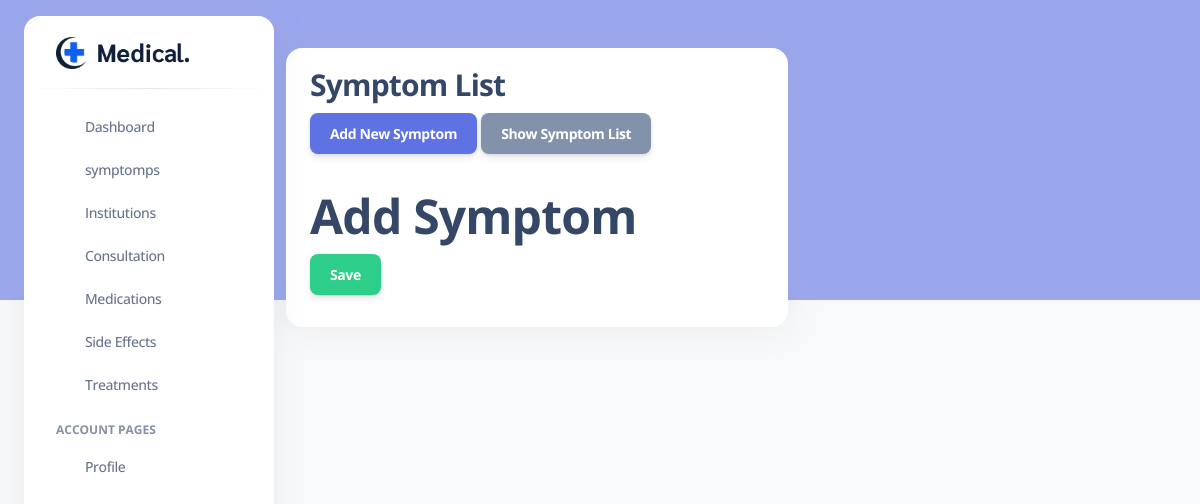
Before: /symptoms/ with the older database file.
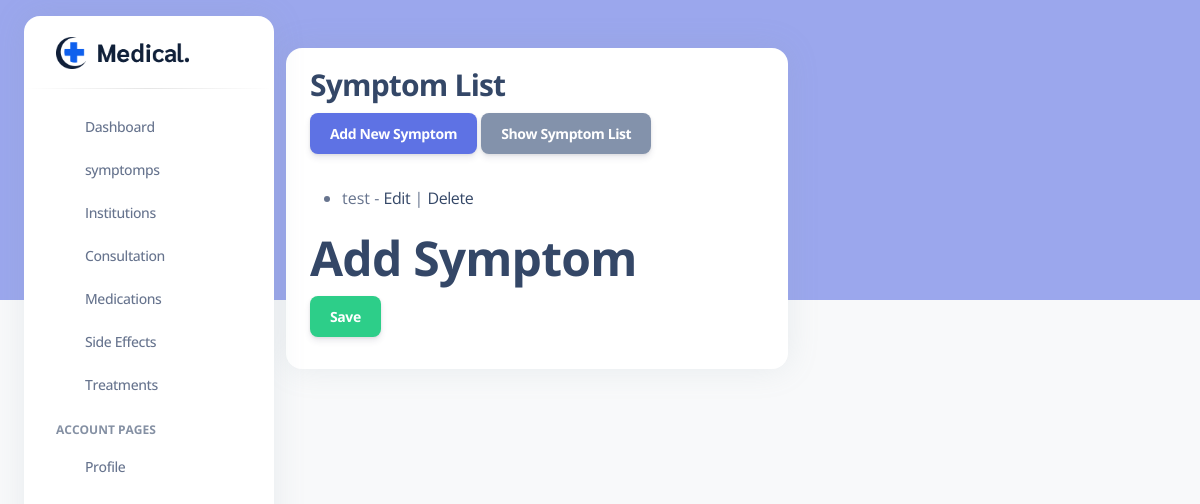
After: the same page with the newer database file.
### symptoms/models.py (models this page shows, shortened)
class Symptom(models.Model):
    name = models.CharField(max_length=255)
    description = models.TextField(blank=True, null=True)
    severity = models.CharField(max_length=50,  null=True)  # e.g., 'mild', 'moderate', 'severe'

### symptoms/views.py (the view)
# urls.py: path('', views.list_local_symptoms, name='list_local_symptoms'),
def list_local_symptoms(request):
    symptoms = Symptom.objects.all()
    return render(request, 'list_symptoms.html', {'symptoms': symptoms})

### templates/list_symptoms.html (shortened to what the changed rows need)
{% load static %}
<html lang="en">
<head>
  <link href="https://demos.creative-tim.com/argon-dashboard-pro/back_office/assets/css/nucleo-icons.css" rel="stylesheet" />
  <link href="https://demos.creative-tim.com/argon-dashboard-pro/back_office/assets/css/nucleo-svg.css" rel="stylesheet" />
  <link id="pagestyle" href="{% static 'back_office/assets/css/argon-dashboard.css' %}?v=2.1.0" rel="stylesheet" />
</head>
<body class="g-sidenav-show bg-gray-100">
  <div class="main-content position-relative max-height-vh-100 h-100">
    <div class="container-fluid py-4">
      <div class="row">
        <div class="row mt-4">
          <div class="col-lg-7 mb-lg-0 mb-4">
            <div class="card z-index-2 h-100">
              <div class="card-header pb-0 pt-3 bg-transparent">
<ul>
    {% for symptom in symptoms %}
        <li>
            {{ symptom.name }}
            - <a href="{% url 'update_symptom' symptom.id %}">Edit</a>
            | <a href="{% url 'delete_symptom' symptom.id %}">Delete</a>
        </li>
    {% endfor %}
</ul>
<h1>{{ form.instance.pk|default:'Add' }} Symptom</h1>
            </div>
          </div>
        </div>
      </div>
    </div></body>
    </html>

Changed rows visible on the page:
added Symptom: name "test"
